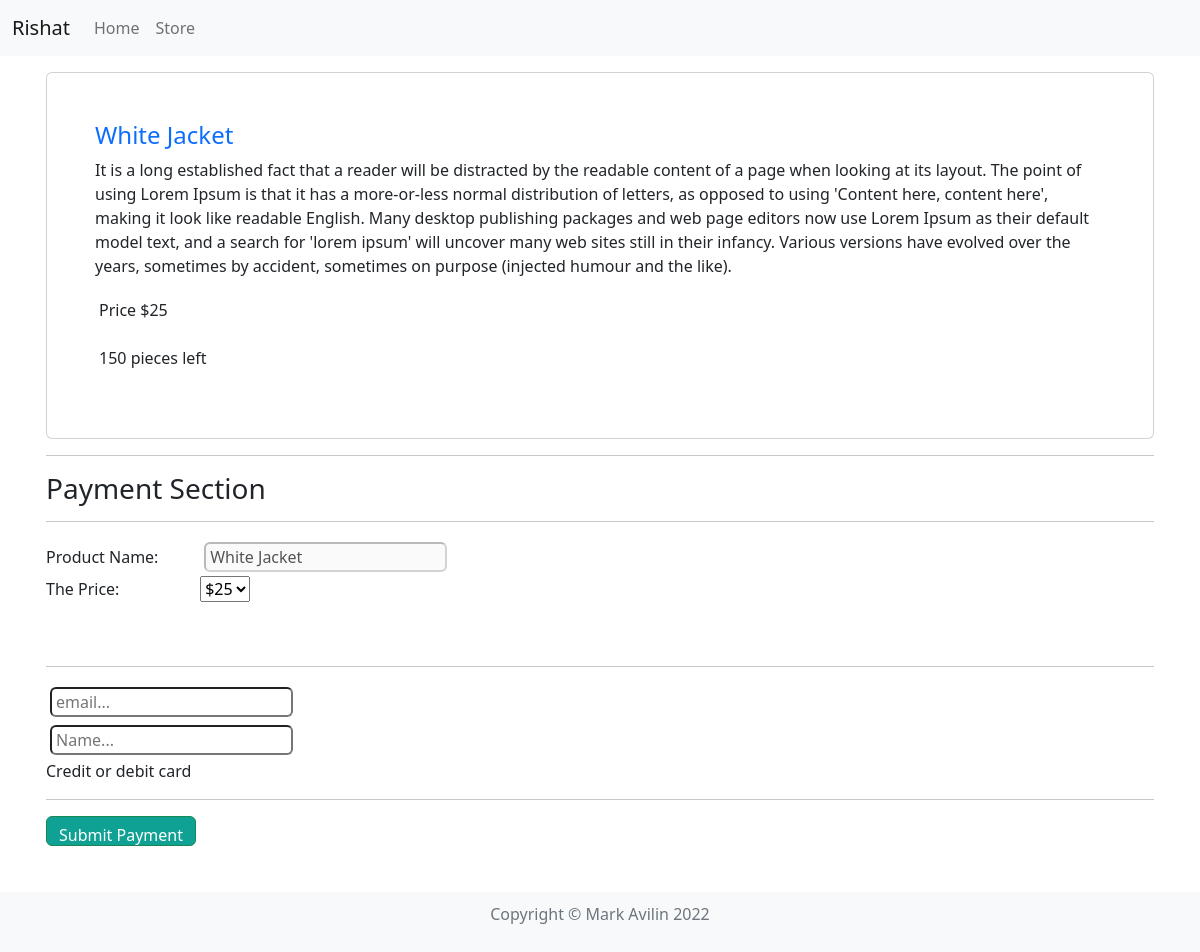
/buy/1, run on the app's committed database.
### store/models.py (models this page shows, shortened)
class Product(models.Model):
    name = models.CharField(max_length=150, unique=True)
    slug = models.SlugField(max_length=150, unique=True)
    description = models.TextField()
    price = models.SmallIntegerField()
    quantity = models.SmallIntegerField()
    added_at = models.DateTimeField(auto_now_add=True)
    is_available = models.BooleanField(default=True)

### store/views.py (the view)
# urls.py: path('buy/<int:pk>', vs.buy, name='buy'),
def buy(request, pk):
    product = Product.objects.get(id=pk)
    context = {
        'product': product
    }
    return render(request, 'buy.html', context)

### templates/buy.html (shortened to what this page needs)
{% extends 'base/base.html' %}
{% block content %}
<div class="card card-product-grid p-5">
    <div class="info-wrap">
        <a href="{% url 'product_detail' product.id %}" class="title" style="text-decoration:none">
            <h4>
                {{ product.name }}
            </h4>
        </a>
        <p>{{ product.description }}</p>
        <p class="p-1">Price ${{ product.price }}</p>
        <p class="p-1">{{ product.quantity }} pieces left</p>
    </div>
</div>
<hr>
<div id="container">
    <div class="column-6">
        <div id="left-wrapper">
            <div id="left-wrapper-header">
                <h3>Payment Section</h3>
            </div>
            <hr>
            <form action="{% url 'payment' product.id %}" method="post" id="payment-form">
                <div class="form-field-12">
                    <label for="product-name">Product Name: </label>
                    <input type="text" id="product-name" class="rounded p-1 m-1" name="product_name" value="{{ product.name }}" disabled><br>
                    <label for="amount">The Price:</label>
                    <select required name="amount" id="amount">
                        <option selected value="{{ product.price }}">${{ product.price }}</option>
                    </select>
                </div>
                <br><br>
                <hr>
                <div class="form-field-6">
                    <input required type="text" class="rounded p-1 m-1" name="email" placeholder="email...">
                </div>
                <div class="form-field-6">
                    <input required type="text" class="rounded p-1 m-1" name="name" placeholder="Name...">
                </div>
                <div class="form-row">
                    <label for="card-element">
                        Credit or debit card
                    </label>
                </div>
                <hr>
                <input class="myButton btn btn-success" style="background-color:#10a195" type="submit"
                       value="Submit Payment" name="">
            </form>
        </div>
    </div>
</div>
{% endblock %}

### templates/base/base.html (style rules this page uses)
label { width: 150px; }
input { height: 30px; border-radius: 3px; }

### data on the page
Product: name "White Jacket", description "It is a long established fact that a reader will be distracted by the readable content of a page when looking at its layout. The point of using Lorem Ipsum is that it has a more-or-less normal distribution of letters, as opposed to using 'Content here, content here', making it look like readable English. Many desktop publishing packages and web page editors now use Lorem Ipsum as their default model text, and a search for 'lorem ipsum' will uncover many web sites still in their infancy. Various versions have evolved over the years, sometimes by accident, sometimes on purpose (injected humour and the like).", price "25", quantity "150", product_name "White Jacket"
